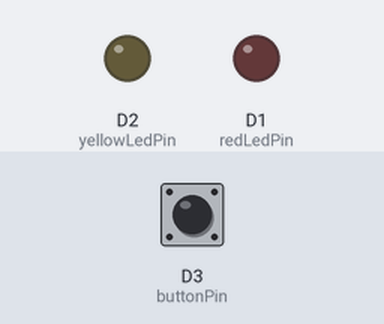
Simulated run of this sketch. Board: ESP8266 (NodeMCU). Parts: output pins drawn as LEDs (lit = HIGH). Dashed ring = blinking. Inputs (shaded band) come from the test bench; at power-on: D3 (buttonPin) HIGH.

Above: at 1.2 s.
1.3 s: D3 (buttonPin) pulled LOW for 0.15 s
At 1.6 s:
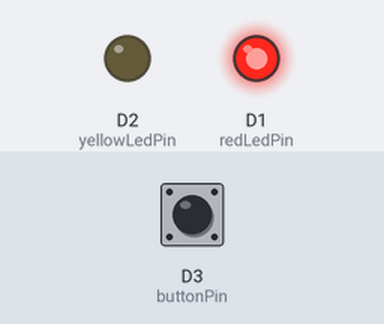
4.4 s: D3 (buttonPin) pulled LOW for 1 s
At 5.9 s:
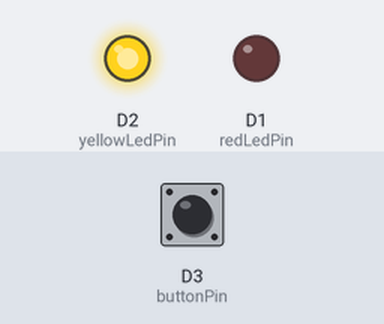
7.9 s: D3 (buttonPin) pulled LOW for 3.2 s
At 8.7 s:
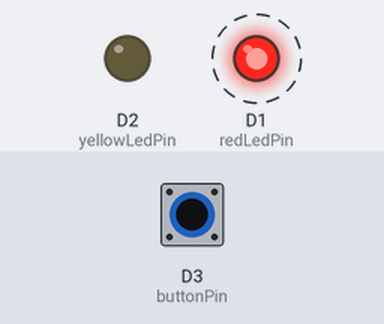
Timing chart, 0 to 13.4 s (numbered marks = the images above; inputs shaded):
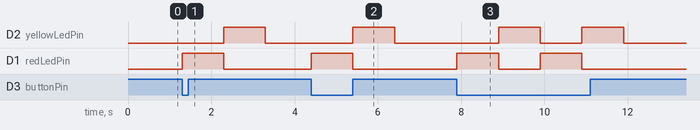

Measured:
- after the input at 1.3 s, D2 (yellowLedPin): LOW → HIGH after 1.0 s, → LOW 1.0 s later; D1 (redLedPin): LOW → HIGH at once, → LOW 1.0 s later
- after the input at 4.4 s, D2 (yellowLedPin): LOW → HIGH after 1.0 s, → LOW 1.0 s later; D1 (redLedPin): LOW → HIGH at once, → LOW 1.0 s later
- after the input at 7.9 s, D2 (yellowLedPin): alternates HIGH for 1.0 s and LOW for 1.0 s, 4 changes in all, then stays LOW, starting after 1.0 s; D1 (redLedPin): alternates HIGH for 1.0 s and LOW for 1.0 s, 4 changes in all, then stays LOW, starting at once

The sketch:

led_button.ino
```cpp
int redLedPin = D1;
int yellowLedPin = D2;
int buttonPin = D3;

void setup() {
  pinMode(redLedPin, OUTPUT);
  pinMode(yellowLedPin, OUTPUT);
  pinMode(buttonPin, INPUT_PULLUP); // Menggunakan resistor pull-up internal
}

void loop() {
  int buttonState = digitalRead(buttonPin);

  if (buttonState == LOW) {
    digitalWrite(redLedPin, HIGH);
    delay(1000);  // LED merah menyala selama 3 detik

    digitalWrite(redLedPin, LOW);
    digitalWrite(yellowLedPin, HIGH);
    delay(1000);  // LED kuning menyala selama 1 detik

    digitalWrite(yellowLedPin, LOW);
  }
}
```
